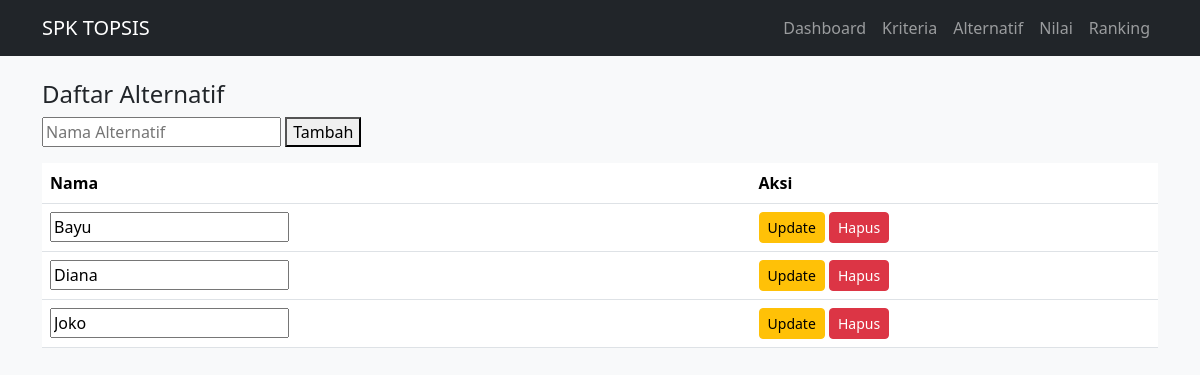
Screenshot of /alternatif with the database file from the repository.
### tables this page shows
CREATE TABLE alternatif (
            id INTEGER PRIMARY KEY AUTOINCREMENT,
            nama_alternatif TEXT);

### app.py (the view)
@app.route('/alternatif')
def alternatif():
    conn = get_db()
    data = conn.execute('SELECT * FROM alternatif').fetchall()
    conn.close()
    return render_template('alternatif.html', data=data)

### app.py (called while the page is built)
def get_db():
    conn = sqlite3.connect(DATABASE)
    conn.row_factory = sqlite3.Row
    return conn

### templates/alternatif.html
{% extends 'base.html' %}
{% block content %}
<h4>Daftar Alternatif</h4>
<form method="POST" action="/alternatif/add" class="mb-3">
    <input type="text" name="nama" placeholder="Nama Alternatif" required>
    <button type="submit">Tambah</button>
</form>
<table class="table">
    <tr><th>Nama</th><th>Aksi</th></tr>
    {% for a in data %}
    <tr>
        <form method="POST" action="/alternatif/edit/{{ a.id }}">
            <td><input name="nama" value="{{ a.nama_alternatif }}"></td>
            <td>
                <button class="btn btn-sm btn-warning" type="submit">Update</button>
                <a href="/alternatif/delete/{{ a.id }}" class="btn btn-sm btn-danger" onclick="return confirm('Hapus data ini?')">Hapus</a>
            </td>
        </form>
    </tr>
    {% endfor %}
</table>
{% endblock %}

### rows the page displays
alternatif: nama "Bayu"
alternatif: nama "Diana"
alternatif: nama "Joko"
